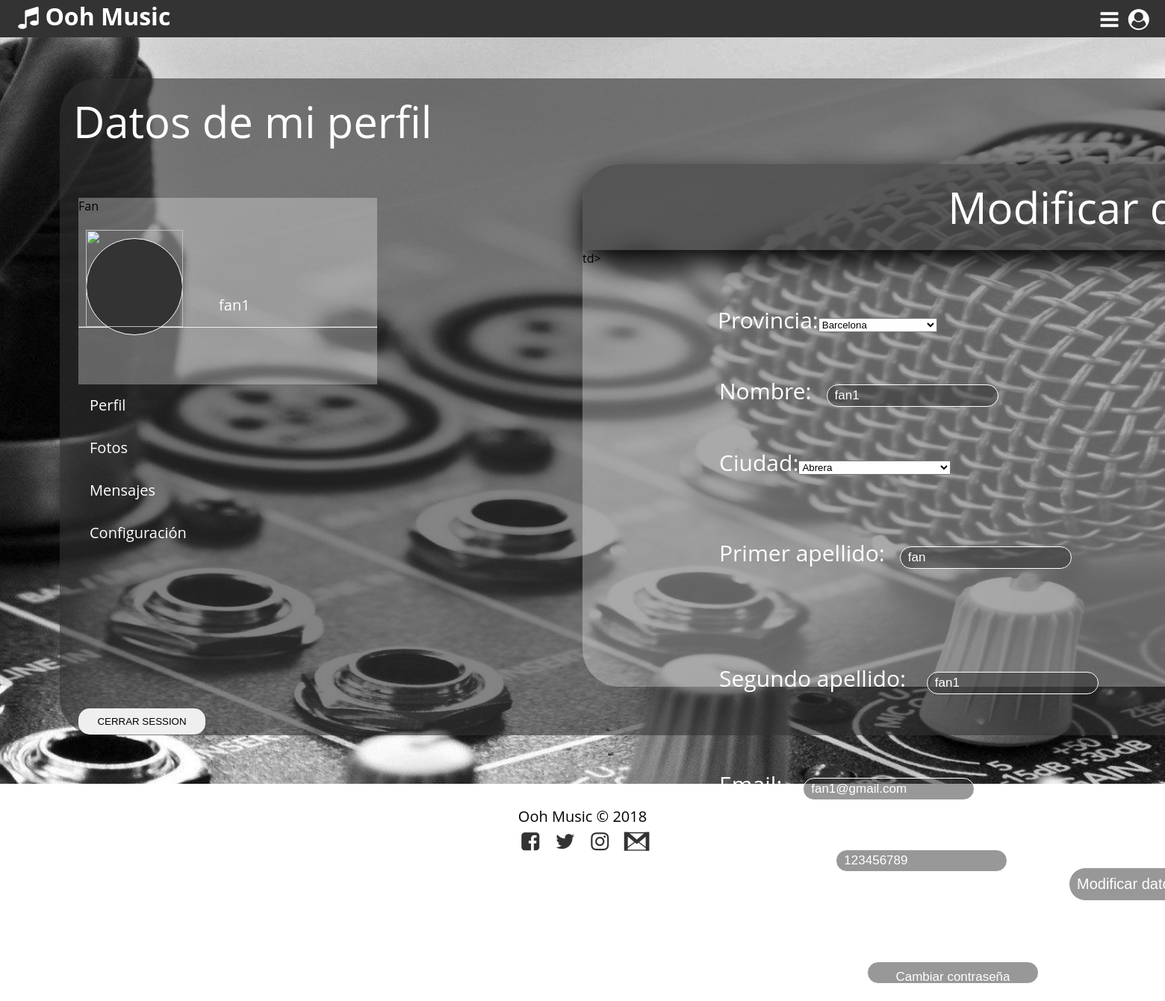
Screenshot of /miperfilfan.php (signed in) with the database file from the repository.
### tables this page shows
CREATE TABLE fan(
id_usuario INT NOT NULL PRIMARY KEY,
apellidoa VARCHAR(30),
apellidob VARCHAR(30),
direccion VARCHAR(255),
CONSTRAINT fk_fan_login FOREIGN KEY (id_usuario)
REFERENCES login(id_usuario)
ON DELETE CASCADE ON UPDATE CASCADE);

CREATE TABLE ciudad(
id_ciudad INT NOT NULL PRIMARY KEY,
nombre VARCHAR(100),
provincia VARCHAR(100)
);

### bbdd.php (called while the page is built, shortened)
<?php
function dimefoto($usuario)
{
    $c = conectar();
    $select = "select imagen from login where usuario = '$usuario';";
    $resultado = mysqli_query($c, $select);
    if($fila = mysqli_fetch_assoc($resultado)){
        extract($fila);
    }else{
        $imagen='';
    }
    return $imagen;
}
function dimeprovinciadeciudad($ciudad)
{
     $c = conectar();
    $select = "SELECT provincia from ciudad where id_ciudad=$ciudad;";
    $resultado = mysqli_query($c, $select);
    $fila=mysqli_fetch_assoc($resultado);
    extract($fila);
    return $provincia;
}
function dimeprovincias()
{
    $c = conectar();
    $select = "SELECT distinct(provincia) from ciudad;";
    $resultado = mysqli_query($c, $select);
    return $resultado;
}
function leerperfilfan($usuario) {
    $c = conectar();
    $select = "select login.tipo as tipo, login.nombre as nombre, login.email as email, login.telefono as telefono, login.ciudad as ciudad, fan.apellidoa as apellidoa, fan.apellidob as apellidob, fan.direccion as direccion from login inner join fan on login.id_usuario=fan.id_usuario where login.usuario='$usuario';";
    $resultado = mysqli_query($c, $select);
    return $resultado;
}
function dimenombre($usuario) {
    $c = conectar();
    $select = "select nombre from login where usuario='$usuario';";
    $resultado = mysqli_query($c, $select);
    if ($fila = mysqli_fetch_assoc($resultado)) {
        extract($fila);
        return $nombre;
    } else {
        return -1;
    }
}
function leeciudades($provincia) {
    $c = conectar();
    $select = "select id_ciudad,nombre from ciudad where provincia='$provincia';";
    $resultado = mysqli_query($c, $select);
    return $resultado;
}
function conectar() {
    include('mysqlpass.php');
    $conexion = mysqli_connect("localhost", $userbd, $passbd, "musica");
    return $conexion;
}
?>

### miperfilfan.php (the view, shortened to what this page needs)
<?php
require_once 'bbdd.php';
require_once 'funciones.php';
?>
<!DOCTYPE html>
<html lang="es">
    <head>
        <link rel="stylesheet" href="css/fontello.css">
        <link rel="stylesheet" href="css/estilosMiperfilLocal.css">
    </head>
    <body>
        <header>
            <div class="contenedor">
                <h1 class="icon-music">Ooh Music</h1>
                <label id="label1" class="icon-user-circle" for="menu-user"></label>
                <label class="icon-menu" for="menu-bar"></label>
            </div>
        </header>
        <main>
            <section id="banner">
                <img src="Imagenes/banner.jpg">
                <div id="centro">
                    <p>Datos de mi perfil</p>
                    <div id="usuario">
                        <?php
                        muestradatosfan();
                        ?>
                    </div>
                    <div id="menu">
                        <ul>
                            <li><a href="usuariofan.php">Perfil</a></li>
                            <li><a href="#">Fotos</a></li>
                            <li><a href="#">Mensajes</a></li>
                            <li><a href="miperfilfan.php">Configuración</a></li>
                            <?php cerraSession2() ?>
                        </ul>
                    </div>
                    <div id="miperfil">
                        <p id="tituloperfil">Modificar datos</p>
                        <div id="formulariodatos">
                            <form method="post" enctype="multipart/form-data">
                                <table>
<?php
if (isset($_SESSION['username'])) {
    extract($_SESSION);
    $perfil = leerperfilfan($username);
    if ($datos = mysqli_fetch_assoc($perfil)) {
        extract($datos);
        echo "<tr>";
        echo "<td><p>Nombre:<input type='text' id='nombre' name='name' value='$nombre' required></p></td>";
        echo"<tr>td><p>Provincia:<select id='provincia'>";
        $laprovincia = dimeprovinciadeciudad($ciudad);
        $provincias = dimeprovincias();
        while ($fila = mysqli_fetch_assoc($provincias)) {
            extract($fila);
            if ($laprovincia == $provincia) {
                echo"<option value='$provincia' selected>$provincia</option>";
            } else {
                echo"<option value='$provincia'>$provincia</option>";
            }
        }
        echo "<td><p>Ciudad:<select id='city' name='city'>";
        $ciudades = leeciudades($laprovincia);
        while ($fila = mysqli_fetch_assoc($ciudades)) {
            extract($fila);
            if ($id_ciudad == $ciudad) {
                echo "<option value='$id_ciudad' selected>$nombre</option>";
            } else {
                echo "<option value='$id_ciudad'>$nombre</option>";
            }
        }
        echo "</select>";
        echo "</tr>";
        echo "<tr>";
        echo "<td><p>Primer apellido:<input type='text' name='surname1' value='$apellidoa' required></p></td>";
        echo "<td><p>Direccion:<input type='text' name='address' value='$direccion' required><p></td>";
        echo "</tr>";
        echo "<tr>";
        echo "<td><p>Segundo apellido: <input type='text' name='surname2' value='$apellidob' required></p></td>";
        ?>
                                    <td>
                                            </td>
                                    <?php
        echo "</tr>";
        echo "<tr>";
        echo "<td><p>Email: <input type='email' name='email' value='$email' required></p></td>";
        echo "<td><p>Nombre de usuario: $username</p></td>";
        echo "</tr>";
        echo "<tr>";
        echo "<td><p>Telefono: <input type='tel' name='phone' value='$telefono' required></p></td>";
                                            echo "</tr>";
                                        } else {
                                            echo"<script>alert('El usuario se ha elliminado')</script>";
                                        }
                                    } else {
                                        echo"<script>alert('No puedes entrar aquí')</script>";
                                    }
                                    ?>
                                </table>
                                <br><br><br>
                                <p><input type="button" value="Cambiar contraseña" id="contraseña" onClick="abrirParametros()"></p>
                                <p><input type="submit" value="Modificar datos de perfil" id="button"></p>
                            </form>
                        </div>
                    </div>
                </div>
            </section>
        </main>
        <footer>
            <div class="contenedor">
                <p class="copy">Ooh Music &copy; 2018</p>
                <div class="sociales">
                    <a class="icon-facebook-squared" href="#"></a>
                    <a class="icon-twitter" href="#"></a>
                    <a class="icon-instagram" href="#"></a>
                    <a class="icon-gmail" href="#"></a>
                </div>
            </div>
        </footer>
    </body>
</html>

### funciones.php (shortened to what this page needs)
<?php
require_once 'bbdd.php';
function muestradatosfan() {
    if (isset($_SESSION['tipo'])) {
        extract($_SESSION);
        if ($tipo == 3) {
            echo "Fan<br>";
            imprimenombreyfoto($username);
        }
    }
}
function imprimenombreyfoto($username) {
    $nombre = dimenombre($username);
    echo"<p>$nombre</p>";
    echo"<hr>";
    echo"<div id='info'>";
    $ruta = dimefoto($username);
    echo"<img src='$ruta'>";
    echo"</div>";
}
function cerraSession2() {
    echo"<form action='' method='POST'>";
    echo"<input id='botoncerrar' type='submit' name='cerrar' value='CERRAR SESSION'>";
    echo"</form>";
}
?>

### css/estilosMiperfilLocal.css (style rules this page uses)
* { margin: 0; padding: 0; box-sizing: border-box; }
body { font-family: 'Open Sans', sans-serif; }
header { width: 100%; height: 50px; background: #333; color: #fff; position: fixed; top: 0; left: 0; z-index: 100; }
.contenedor { width: 98%; margin: auto; }
h1 { float: left; }
header .contenedor { display: table; }
section { width: 100%; margin-bottom: 25px; }
footer .contenedor { display: flex; flex-wrap: wrap; justify-content: center; padding-bottom: 25px; }
.copy { font-size: 20px; }
.sociales { width:100%; text-align: center; font-size: 28px; }
.sociales a { color: #333; text-decoration: none; }
form #botoncerrar { width: 170px; padding: 10px; border-radius: 15px; border: thin; margin-top: 190px; }

### css/menuMiperfilLocal.css (style rules this page uses)
header label { float: right; font-size: 28px; margin: 6px 0; cursor: pointer; }
header #label1 { float: right; font-size: 28px; margin: 6px 0; cursor: pointer; }

### css/bannerMiPerfilLocal.css (style rules this page uses)
#banner { margin-top: 50px; position: relative; }
#banner a { position: relative; width: 100px; display: block; color: #fff; text-decoration: none; padding: 6px; top: -17px; border: 3px solid #fff; text-align: center; }
#banner img { height: 1000px; width: 2700px; }
#centro { border: solid; margin-top: -950px; margin-left: 80px; position: absolute; background: rgba(51,51,51,0.6); border: none; border-radius: 50px; width: 2300px; height: 880px; }
#centro p { font-size: 58px; padding: 18px; color: #fff; }
#usuario { position: absolute; height: 250px; width: 400px; margin: 45px 25px; border: solid; border: none; background: rgba(255,255,255,0.3); }
#usuario p { position: absolute; margin-left: 170px; margin-top: 90px; font-size: 20px; }
hr { margin-top: 150px; }
#info { position: absolute; border: solid; border-width: thin; border-radius: 150px; width: 130px; height: 130px; margin-top: -120px; margin-left: 10px; }
#info img { width: 130px; height: 130px; margin-top: -32px; margin-left: -21.5px; cursor: pointer; }
#centro ul { border: none; margin-top: 311px; margin-left: 25px;; position: absolute; list-style: none; border-bottom-right-radius: 25px; border-top-right-radius: 25px; }
#centro ul li a { padding: 15px; width: 400px; font-size: 20px; border: none; text-align: left; border-bottom-right-radius: 50px; border-top-right-radius: 50px; }
#miperfil { border: none; position: absolute; background: rgba(255,255,255,0.3); width: 1400px; height: 700px; border-radius: 50px; margin-left: 700px; }
#miperfil #tituloperfil { text-align: center; background: rgba(55,55,55,0.7); border-top-left-radius: 50px; border-top-right-radius: 50px; box-shadow: 0px 16px 36px black; border: none; }
#miperfil #formulariodatos p { font-size: 30px; margin-left: 180px; margin-top: 50px; padding: 1px; }
#miperfil #formulariodatos input { width: 230px; height: 30px; margin-left: 20px; border-radius: 50px; border: solid; border-width: thin; background: rgba(51,51,51,0.5); color: #fff; padding: 10px; font-size: 17px; }
#miperfil #formulariodatos input[type=text] { font-size: 17px; }
#miperfil #formulariodatos input[type=submit] { position: absolute; margin-left: 470px; margin-top: -90px; height: 45px; font-size: 20px; }
#miperfil #formulariodatos #contraseña { position: absolute; margin-left: 200px; }
#miperfil #formulariodatos #button { position: absolute; margin-top: -178px; }

### css/infoMiperfilLocal.css (style rules this page uses)
#info { background: #333; color: #fff; text-align: center; padding: 20px; }

### rows the page displays
fan: name "fan1", surname1 "fan", surname2 "fan1", email "fan1@gmail.com", phone "123456789"

### other values shown
$nombre "fan1"
